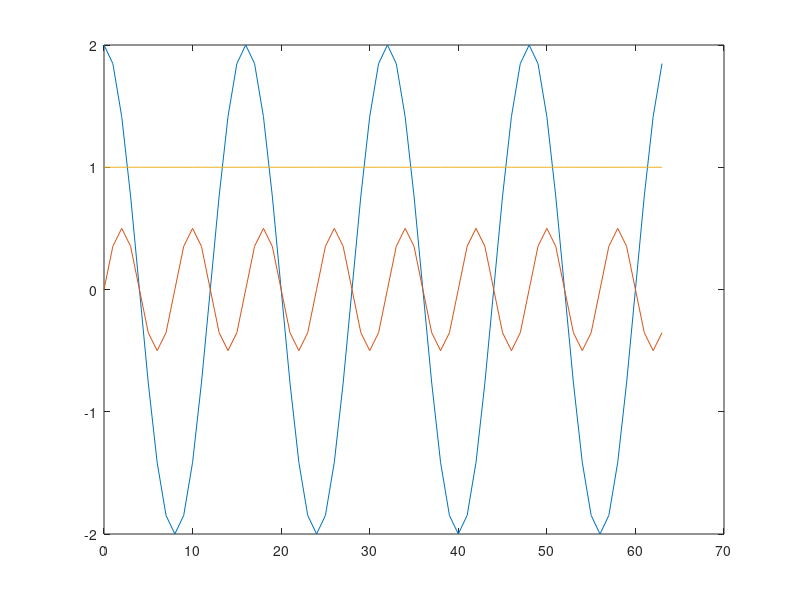

The MATLAB script that drew this image:
N = 64;
n=[0:N-1];
y1 = 2 * cos(2*pi*n/16);
y2 = 1/2 * sin(2*pi*n/8);
y3 = ones(N)(1,:);
x  = y1 + y2 + y3;
%energy1 = dot(x, conj(x));
energy1 = norm(x)^2;

plot(n,y1,n,y2,n,y3);

Y1 = fft(y1);
Y2 = fft(y2);
Y3 = fft(y3);
X  = fft(x);
%energy2 = dot(X, conj(X)) / N^2;
energy2 = norm(X)^2/N;

k=n/N;
%plot(k,Y1,k,Y2,k,Y3);


